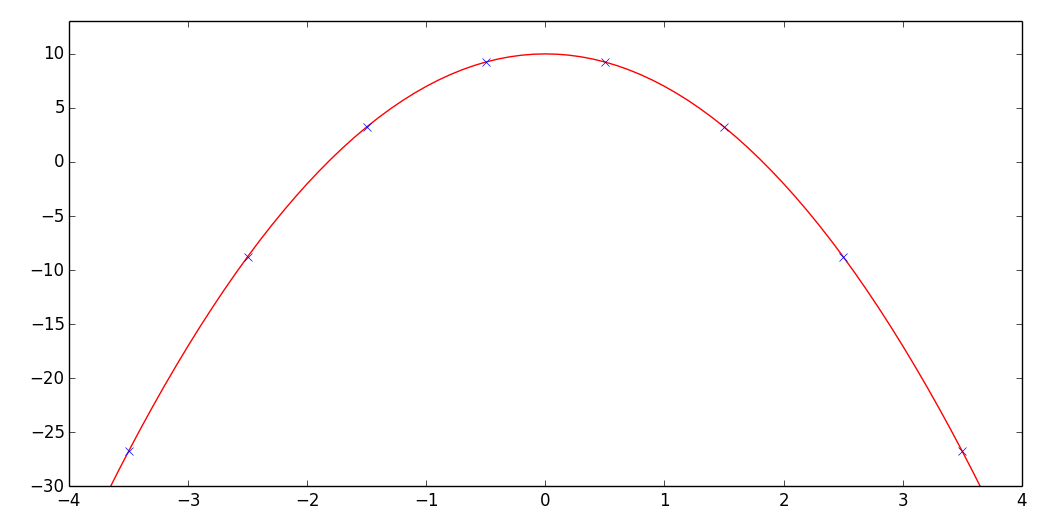

The script that drew this image:
import numpy as np
import matplotlib.pyplot as plt

p = 0
b= 10
a = -3
n = np.arange(-4,4,.1)
x = a * (n - p)**2 + b

plt.figure(1)

plt.plot(n,x,'r')

n = np.arange(-4.5,4.5,1)
x = a * (n - p)**2 + b
plt.plot(n,x, 'x', color='b')
plt.axis([-4,4,-30,13])

plt.show()
